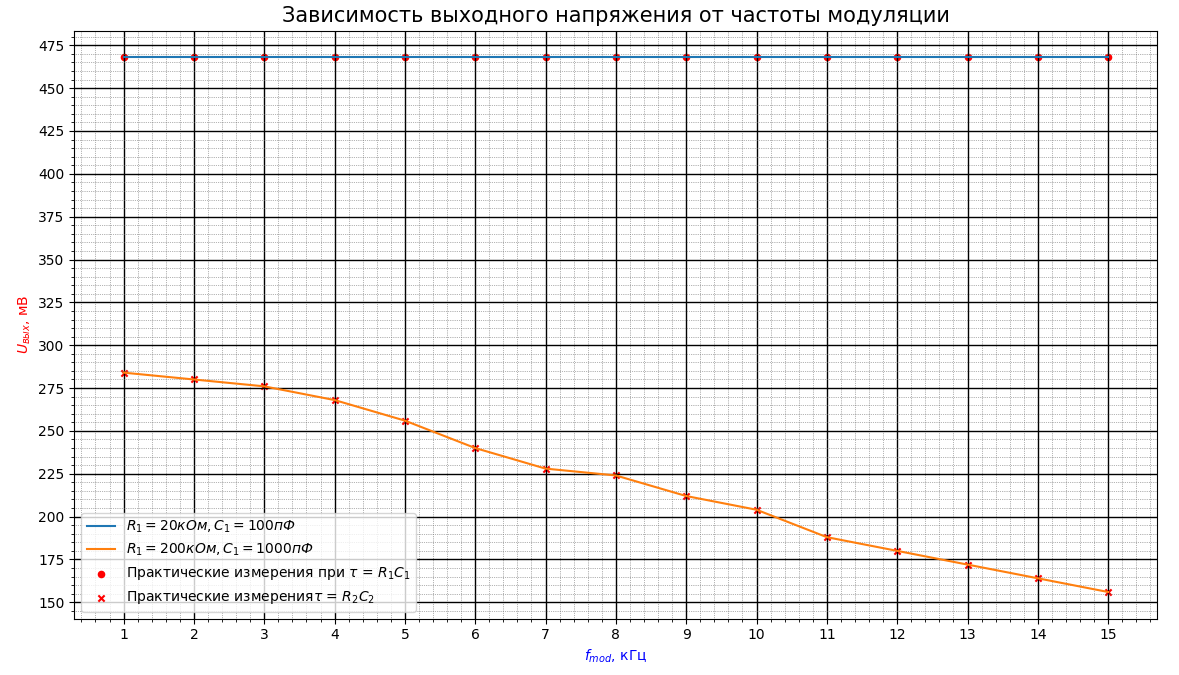

Source code (Python):
import matplotlib.pyplot as plt
import matplotlib.ticker as ticker
import numpy as np

x = np.linspace(1, 15, 15)
y = []
y_1 = [568, 560, 552, 536, 512, 480, 456, 448, 424, 408, 376, 360, 344, 328, 312]
for i in y_1:
    i = i/2
    y.append(i)
y_2 = np.linspace(468, 468, 15)

fig = plt.figure() 					# тело графика
plt.title (r'Зависимость выходного напряжения от частоты модуляции', fontsize = 15)	    # название графика
plt.xlabel(r'$f_{mod}$, кГц', fontsize=10, color='blue')		# ось абсцисс (x)
plt.ylabel(r'$U_{вых}$, мВ', fontsize=10, color='red') 		# ось ординат (y)
plt.grid(True)                                # включение отображения стандартой сетки

ax = fig.gca()          # возвращает текущую систему координат, not off
plt.plot(x, y_2, label=r'$R_1 = 20 кОм, C_1 = 100 пФ$')
plt.plot(x, y, label=r'$R_1 = 200 кОм, C_1 = 1000 пФ$')
plt.scatter(x, y_2, s = 20, c = 'red', marker="o", alpha = 1, label = r'Практические измерения при $\tau$ = $R_{1}C_{1}$')     # отображение точек
plt.scatter(x, y, s = 20, c = 'red', marker="x", alpha = 1, label = r'Практические измерения$\tau$ = $R_{2}C_{2}$')     # отображение точек
plt.legend()   			# Отобразить легенду - label
# plt.errorbar(x, y, xerr=0.1, yerr=0.1, fmt = ',')       # отобразить погрешности

# #  Устанавливаем интервал основных и вспомогательных делений:
ax.xaxis.set_major_locator(ticker.MultipleLocator(1))
ax.xaxis.set_minor_locator(ticker.MultipleLocator(0.2))
ax.yaxis.set_major_locator(ticker.MultipleLocator(25))
ax.yaxis.set_minor_locator(ticker.MultipleLocator(5))
#
# #  Добавляем линии основной сетки:
ax.grid(which='major', color = 'k', linewidth = 1)
#
# #  Включаем видимость вспомогательных делений:
ax.minorticks_on()
#
# #  Вид вспомогательной сетки:
ax.grid(which='minor', color = 'dimgrey', linestyle = ':', linewidth = 0.5)
#
plt.show()
